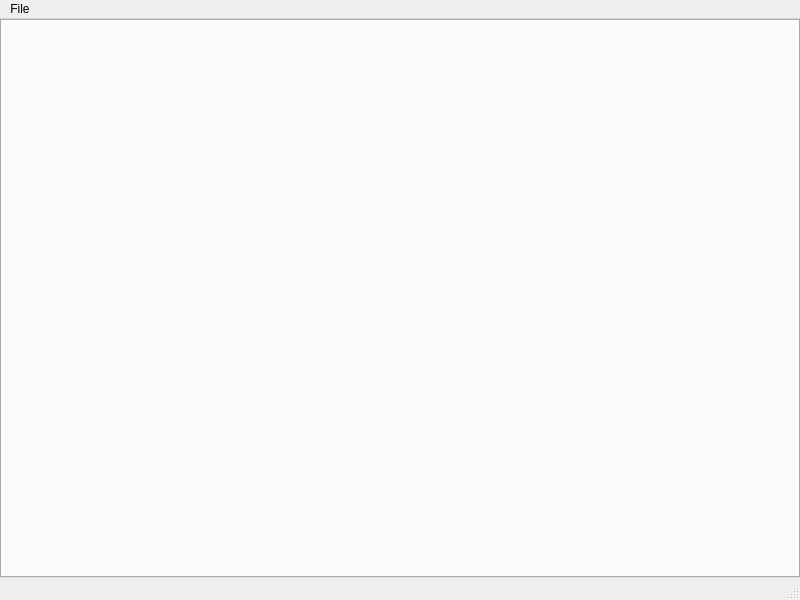
<?xml version="1.0" encoding="UTF-8"?>
<ui version="4.0">
 <class>MainWindow</class>
 <widget class="QMainWindow" name="MainWindow">
  <property name="geometry">
   <rect>
    <x>0</x>
    <y>0</y>
    <width>800</width>
    <height>600</height>
   </rect>
  </property>
  <property name="windowTitle">
   <string notr="true">CNCEdit</string>
  </property>
  <widget class="QWidget" name="centralwidget">
   <layout class="QVBoxLayout" name="verticalLayout">
    <property name="spacing">
     <number>0</number>
    </property>
    <property name="leftMargin">
     <number>0</number>
    </property>
    <property name="topMargin">
     <number>0</number>
    </property>
    <property name="rightMargin">
     <number>0</number>
    </property>
    <property name="bottomMargin">
     <number>0</number>
    </property>
    <item>
     <widget class="QTabWidget" name="tabWidget"/>
    </item>
   </layout>
  </widget>
  <widget class="QMenuBar" name="menubar">
   <property name="geometry">
    <rect>
     <x>0</x>
     <y>0</y>
     <width>800</width>
     <height>21</height>
    </rect>
   </property>
   <widget class="QMenu" name="menuFile">
    <property name="title">
     <string>File</string>
    </property>
    <addaction name="actionNew"/>
    <addaction name="actionOpen"/>
    <addaction name="actionSave"/>
    <addaction name="actionSaveAs"/>
    <addaction name="actionClose"/>
    <addaction name="separator"/>
    <addaction name="actionExit"/>
   </widget>
   <addaction name="menuFile"/>
  </widget>
  <widget class="QStatusBar" name="statusbar"/>
  <action name="actionNew">
   <property name="text">
    <string>New</string>
   </property>
   <property name="shortcut">
    <string>Ctrl+N</string>
   </property>
  </action>
  <action name="actionOpen">
   <property name="text">
    <string>Open...</string>
   </property>
   <property name="shortcut">
    <string>Ctrl+O</string>
   </property>
  </action>
  <action name="actionSave">
   <property name="text">
    <string>Save</string>
   </property>
   <property name="shortcut">
    <string>Ctrl+S</string>
   </property>
  </action>
  <action name="actionSaveAs">
   <property name="text">
    <string>Save as...</string>
   </property>
   <property name="shortcut">
    <string>Ctrl+Shift+S</string>
   </property>
  </action>
  <action name="actionClose">
   <property name="text">
    <string>Close</string>
   </property>
   <property name="shortcut">
    <string>Ctrl+W</string>
   </property>
  </action>
  <action name="actionExit">
   <property name="text">
    <string>Exit</string>
   </property>
  </action>
 </widget>
 <resources/>
 <connections/>
 <slots>
  <slot>onFileNew()</slot>
 </slots>
</ui>
